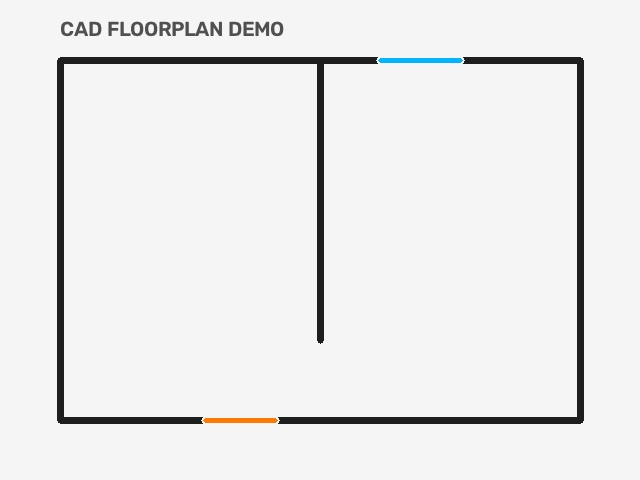
#> input picture cad-ai-lock/examples/sample_floorplan.jpg, 640 x 480 px
$ python -i control.py   (imports and definitions only)
#> lines starting #> are read from the running program, lines starting #| are printed output that depends on the picture; after the words box and inside, x2 and y2 are one past the last pixel; in counts of white or black regions, pixels touching at a corner belong together
#> further down, picture is the input picture: shape (480, 640, 3); mean B, G, R 234.7, 234.7, 234.7
"""Build ControlNet conditioning maps from RoomPlan or source image.

Locking strategy (step 2):
  Render walls as thick lines and openings as colored markers onto:
    - canny / lineart control image (structure lock)
    - optional soft mask (inpaint style regions only)
    - optional depth-like gradient (room enclosure cue)

Generation MUST condition on these maps with high control strength so
walls/doors/windows stay fixed while style/furniture change.
"""

from __future__ import annotations

import math
from pathlib import Path
from typing import Any

import cv2
import numpy as np

from cad_ai_lock.geometry import OpeningType, RoomPlan


# [36 lines that did not run here, left out]


# [10 lines that did not run here, left out]


def render_canny_from_image(image_bgr: np.ndarray) -> np.ndarray:
    gray = cv2.cvtColor(image_bgr, cv2.COLOR_BGR2GRAY)
    gray = cv2.GaussianBlur(gray, (5, 5), 0)
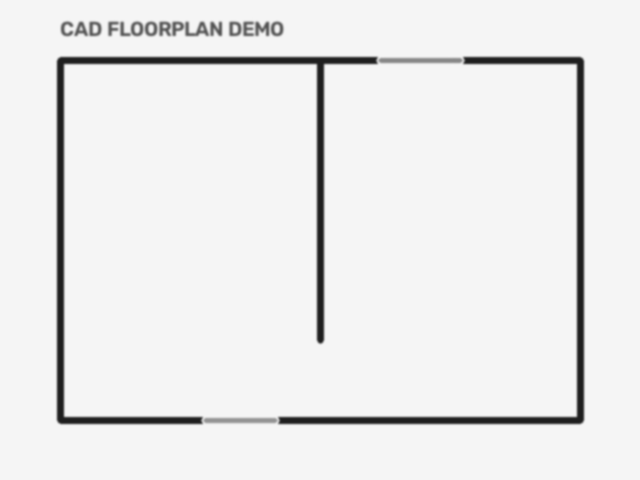
#> gray: shape (480, 640); min 30, max 246, mean 234.7
    return cv2.Canny(gray, 50, 150)
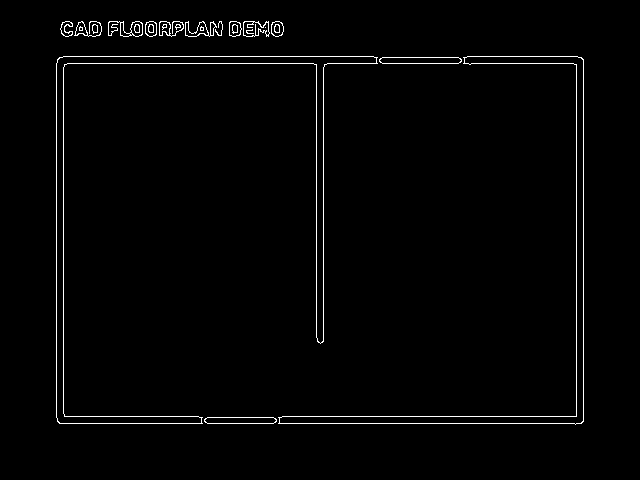
#> returned value: shape (480, 640); 1.7% white in thin lines or dots, all inside (x1, y1, x2, y2) = (56, 21, 584, 425)


# [23 lines that did not run here, left out]


# [10 lines that did not run here, left out]


# [23 lines that did not run here, left out]


# [34 lines that did not run here, left out]


# [64 lines that did not run here, left out]

>>> import cv2
>>> picture = cv2.imread('../../examples/sample_floorplan.jpg')
>>> result = render_canny_from_image(picture)
